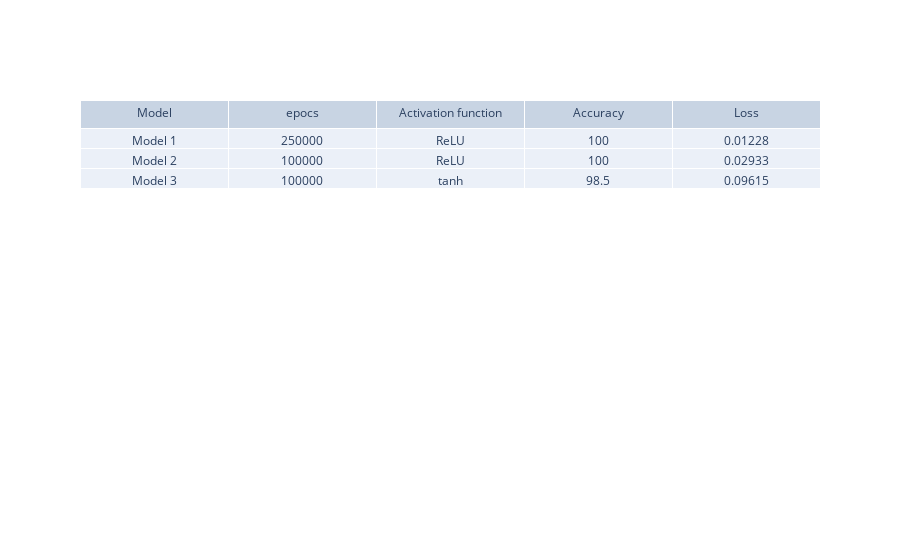

The code cell stored with this chart in its notebook:
### Markdown cell above
## Summary table

### Code cell
# Calc the accuracy for each architecture
acc_ReLU_spiral = accuracy_score(y, pred_ReLU_spiral)          # model 1
acc_ReLU_spiral_10 = accuracy_score(y, pred_ReLU_spiral_10)    # model 2
acc_tanh_spiral = accuracy_score(y, pred_tanh_spiral)          # model 3


fig = go.Figure(data=[go.Table(header=dict(values=['Model', 'epocs', 'Activation function','Accuracy', 'Loss']),
                 cells=dict(values=[["Model 1", "Model 2", "Model 3"], 
                                    [250000, 100000 , 100000], 
                                    ['ReLU', 'ReLU', 'tanh'],
                                    [acc_ReLU_spiral*100, acc_ReLU_spiral_10*100, acc_tanh_spiral*100],
                                   [round(loss_ReLU_spiral
, 5), round(loss_ReLU_spiral_10, 5), round(loss_tanh_spiral, 5)]]))
                     ])

fig.show()

### Figure 1 — Plotly figure (JSON) as saved in the notebook; plotly's stock layout.template omitted (floating-point values rounded to 4 significant figures)
{"data": [{"cells": {"values": [["Model 1", "Model 2", "Model 3"], [250000, 100000, 100000], ["ReLU", "ReLU", "tanh"], [100, 100, 98.5], [0.01228, 0.02933, 0.09615]]}, "header": {"values": ["Model", "epocs", "Activation function", "Accuracy", "Loss"]}, "type": "table"}], "layout": {}}
